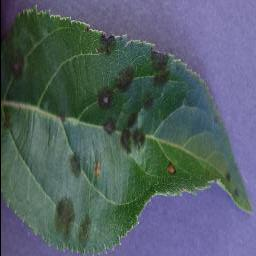
#> input picture PlantDiseaseDataSet/train/malade/01a66316-0e98-4d3b-a56f-d78752cd043f___FREC_Scab 3003_270deg.JPG, 256 x 256 px
$ python -i exam.py   (imports and definitions only)   (older library calls are emulated)
#> lines starting #> are read from the running program, lines starting #| are printed output that depends on the picture
#> in indexing, img is the input picture: shape (256, 256, 3); mean B, G, R 102.5, 97.1, 83.7
import cv2, sys, os, joblib, mahotas
from glob import glob
# from tqdm import tqdm
from tqdm import trange, tqdm
import numpy as np
import math
from sklearn.model_selection import KFold
from sklearn.model_selection import ShuffleSplit

from sklearn.metrics import confusion_matrix
import pandas as pd
from sklearn import svm

from sklearn.neighbors import KNeighborsClassifier
import random
import joblib
from scipy import stats
import skimage.feature.texture as sft
from sklearn.preprocessing import StandardScaler , MinMaxScaler
from sklearn.decomposition import PCA
from ReliefF import ReliefF
from sklearn.feature_selection import SelectKBest, f_classif

home = 'C:/Users/mhmh2/Desktop/PlantDiseaseDataSet/'

scaler = StandardScaler()
pca = PCA(n_components=40)
# [1 line that did not run here, left out]

def normalization_train(data_train, target):
    global pca
    global relief
    global scaler
    data_train = pca.fit_transform(data_train)
    data_train = scaler.fit_transform(data_train)

    dic = { val : nb for nb, val in enumerate(set(target))}
    target2nb = [dic[l] for l in target]
    data_train = np.array(data_train)
    target2nb = np.array(target2nb)
    data_train = relief.fit_transform(data_train, target2nb)
    return data_train

def normalization_test(data_test):
    global pca
    global relief
    global scaler
    data_test = pca.transform(data_test)

    data_test = scaler.transform(data_test)
    data_test = np.array(data_test)

    data_test = relief.transform(data_test)
    return data_test

def get_feature(img):
    global_features = []
    img_gray = cv2.cvtColor(img, cv2.COLOR_BGR2GRAY)
    img_hsv = cv2.cvtColor(img, cv2.COLOR_BGR2HSV)
#> img_hsv: shape (256, 256, 3); mean H, S, V 87.9, 79.5, 114.7

    R, G, B = img[:,:,0], img[:,:,1], img[:,:,2]
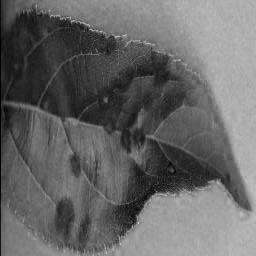
#> R: shape (256, 256); min 0, max 215, mean 102.5
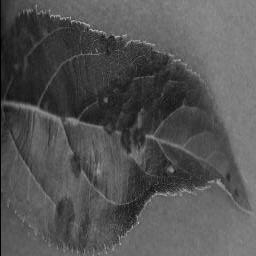
#> B: shape (256, 256); min 0, max 189, mean 83.7
    feature = [np.mean(R), np.std(R), np.mean(G), np.std(G), np.mean(B), np.std(B)]
#> feature = [102.5, 48.14, 97.08, 23.86, 83.65, 30.41]
    global_features.extend(feature/np.mean(feature))

    hist = cv2.calcHist([img_hsv], [0, 1, 2], None, (8, 2, 2), [0, 256, 0, 256, 0, 256])
    cv2.normalize(hist, hist)
    global_features.extend(hist.flatten())

    glcm = sft.greycomatrix(img_gray, distances = [1], angles = [0], symmetric=True, normed=True)
    # glcm = sft.greycomatrix(img_gray, distances = [1], angles = [0, np.pi/4, np.pi/2, 3*np.pi/4], symmetric=True, normed=True)
    props = ['contrast', 'correlation', 'energy', 'homogeneity']
    feature = [sft.greycoprops(glcm, prop).ravel()[0] for prop in props]
    feature = feature / np.sum(feature)
    global_features.extend(feature)

    feature = mahotas.features.haralick(img_gray).ravel()
    global_features.extend(feature)

    feature = cv2.HuMoments(cv2.moments(img_gray)).flatten()
    global_features.extend(feature)

    # global_features = stats.zscore(np.array(global_features))
    return global_features


def indexing(dir_path):
    features =[]
    labels=[]
    folders = glob(str(dir_path)+os.path.sep+"*"+os.path.sep)
    for dir in tqdm(folders, desc='DB '):
        if os.path.isdir(dir):
            label = dir.split(os.path.sep)[-2]
            files = glob(str(dir)+os.path.sep+"*.*")
            for img_path in tqdm(files, desc=label+"\t", leave=False):
                img = cv2.imread(img_path)
                feature = get_feature(img)
                if feature is None:
                    continue
                features.append(feature)
                labels.append(label)
    return np.array(features), np.array(labels)

# train
# [1 line that did not run here, left out]
# features = normalization_train(features, labels)

# validation
features_v, labels_v = indexing(home+'validation')
# [9 lines of commented-out code are left out]
# [1 line that did not run here, left out]
# [1 line that did not run here, left out]

# [1 line that did not run here, left out]

model = svm.SVC(kernel='rbf')
# [3 lines not run here, left out]

# test

features_test = []
imgIds =[]
files = glob(home+'test'+os.path.sep+"*.*")
# [7 lines not run here, left out]

features_test = np.array(features_test)
# [1 line that did not run here, left out]
labels_test = [model.predict([feature])[0] for feature in features_test]

labels_test = ['Plante_'+str(l) for l in  labels_test]
df = pd.DataFrame({'nom_image': imgIds, 'classe_predite': labels_test})
# [3 lines not run here, left out]

>>> import cv2
>>> picture = cv2.imread('PlantDiseaseDataSet/test/0ca16873-eeac-47e9-9a87-1859950daab7___JR_FrgE.S 2835_270deg.JPG')
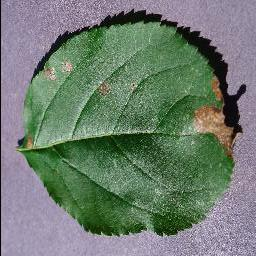
#> input picture PlantDiseaseDataSet/test/0ca16873-eeac-47e9-9a87-1859950daab7___JR_FrgE.S 2835_270deg.JPG, 256 x 256 px
#> picture is the input picture: shape (256, 256, 3); mean B, G, R 111.9, 124.7, 110.5
>>> result = get_feature(picture)
#> in get_feature (call 2), `img_gray = cv2.cvtColor(img, cv2.COLOR_BGR2GRAY)`:
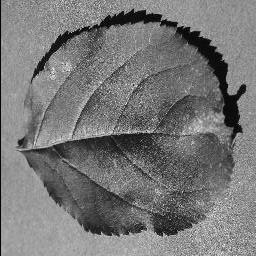
#> img_gray: shape (256, 256); min 0, max 252, mean 119
#> in get_feature (call 2), `img_hsv = cv2.cvtColor(img, cv2.COLOR_BGR2HSV)`: img_hsv: shape (256, 256, 3); mean H, S, V 89.5, 72.9, 134.2
#> in get_feature (call 2), `R, G, B = img[:,:,0], img[:,:,1], img[:,:,2]`:
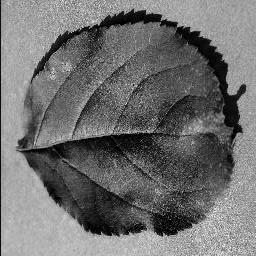
#> R: shape (256, 256); min 0, max 255, mean 111.9
#> in get_feature (call 2), `R, G, B = img[:,:,0], img[:,:,1], img[:,:,2]`:
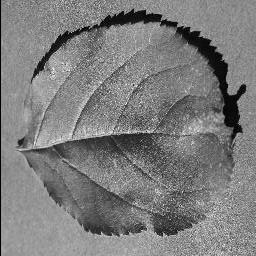
#> G: shape (256, 256); min 0, max 255, mean 124.7
#> in get_feature (call 2), `R, G, B = img[:,:,0], img[:,:,1], img[:,:,2]`:
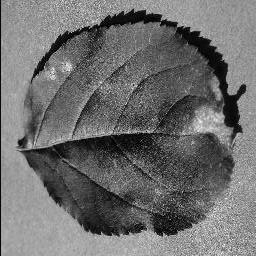
#> B: shape (256, 256); min 0, max 255, mean 110.5
#> in get_feature (call 2), `feature = [np.mean(R), np.std(R), np.mean(G), np.std(G), np.mean(B), n..`: feature = [111.9, 55.44, 124.7, 38.73, 110.5, 49.95]
#> (the run stopped early here; a loop or call above may not have finished)
